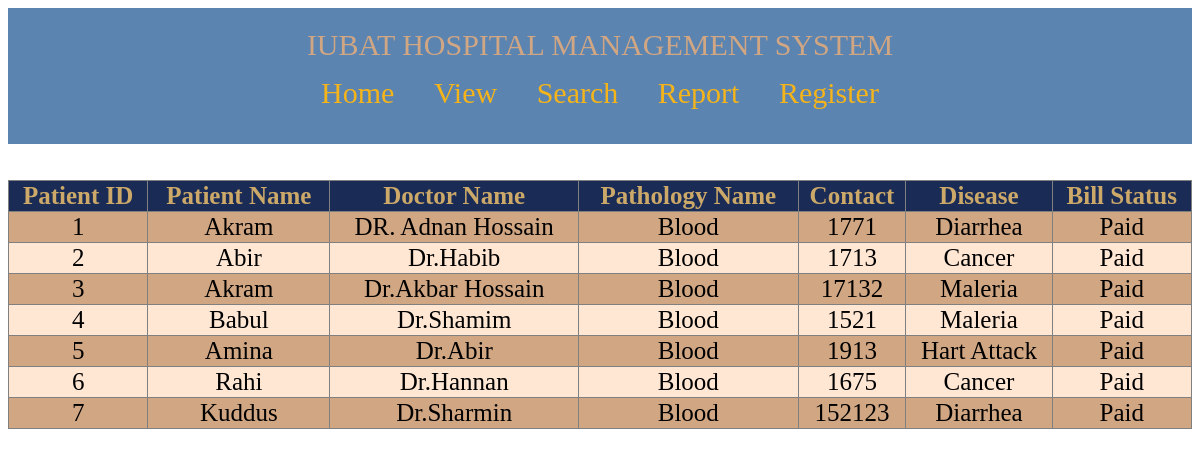
/hospital222/final.php, run on the app's committed database.
### tables this page shows
CREATE TABLE `tb_patient` (
  `P_ID` int(30) NOT NULL,
  `P_NAME` text NOT NULL,
  `Age` int(30) NOT NULL,
  `Contact` int(30) NOT NULL,
  `Address` varchar(30) NOT NULL,
  `Disease` text NOT NULL
);

CREATE TABLE `tb_doctor` (
  `D_ID` int(11) NOT NULL,
  `D_NAME` varchar(20) NOT NULL,
  `Contact` int(11) NOT NULL,
  `Designation` varchar(20) NOT NULL,
  `P_ID` int(11) NOT NULL
);

CREATE TABLE `tb_pathology` (
  `Sample_ID` int(30) NOT NULL,
  `Sample_Name` varchar(30) NOT NULL,
  `C_Date` date NOT NULL,
  `P_ID` int(30) NOT NULL
);

CREATE TABLE `tb_bill` (
  `Bill_ID` int(11) NOT NULL,
  `Bill_Status` text NOT NULL,
  `P_ID` int(11) NOT NULL
);

### hospital222/final.php (the view, shortened to what this page needs)
<!DOCTYPE html>
<html>
<head>
</head>
<body>
    <body>
    <div class="dd">
     IUBAT HOSPITAL MANAGEMENT SYSTEM <br>
     <li class="dropdown">
    <a  href="home1.php" class="dropbtn">Home</a>
    </li>
     <li class="dropdown">
    <a  href="javascript:void(0)" class="dropbtn">View</a>
  </li>
  <li class="dropdown">
    <a  href="javascript:void(0)" class="dropbtn">Search</a>
  </li>
  <li class="dropdown">
    <a  href="javascript:void(0)" class="dropbtn">Report</a>
  </li>
   <li class="dropdown">
    <a  href="javascript:void(0)" class="dropbtn">Register</a>
     </div> <br>
<article class="article">
    <br>
<?php
$servername = "localhost";
$username = "root";
$password = "";
$dbname = "db_hospital1";
$conn = mysqli_connect($servername, $username, $password, $dbname);
$sql = "SELECT a.P_ID,a.P_Name,b.D_Name,c.Sample_Name,a.Contact,a.Disease,d.Bill_Status FROM tb_patient a INNER JOIN tb_doctor b on a.P_ID= b.P_ID join tb_pathology c on a.P_ID=c.P_ID JOIN tb_bill d on  a.P_ID= d.P_ID";
$result = mysqli_query($conn, $sql);
if (mysqli_num_rows($result) > 0) {
    echo "<table border=1 id='myTable'>";
	echo "<tr><th>Patient ID</th><th>Patient Name</th><th>Doctor Name</th><th>Pathology Name</th><th>Contact</th><th>Disease</th><th>Bill Status</th></tr>";
    while($row = mysqli_fetch_assoc($result)) {
	echo "<tr>";
        echo "<td>". $row["P_ID"]. "</td><td>" . $row["P_Name"]. "</td><td>" . $row["D_Name"]. "</td><td>" . $row["Sample_Name"]."</td><td>".$row["Contact"]."</td><td>". $row["Disease"]. "</td><td>".$row["Bill_Status"]."</td>";
	echo "</tr>";
    }
echo "</table>";
} else {
    echo "0 results";
}
?>
</article>
</body>
</html>

### hospital222/final.php (style rules this page uses)
table { border-collapse: collapse; width: 100%; color: # font-family: monospace; font-size: 25px; text-align: center; }
th { background-color: #1A2C56; color: #CCA969; }
tr:nth-child(even) { background-color: #D1A683 }
tr:nth-child(odd) { background-color: #ffe7d4 }
.dd { padding: 20px; color: #D1A683; text-align:center; font-size: 30px; background-color: #5B84B1FF; }
li a, .dropbtn { display: inline-block; color: #F4B41A; text-align: center; padding: 14px 16px; text-decoration: none; }
li.dropdown { display: inline-block; }

### data on the page
tb_patient: P_ID "1", P_NAME "Akram", tb_doctor.D_NAME "DR. Adnan Hossain", tb_pathology.Sample_Name "Blood", Contact "1771", Disease "Diarrhea", tb_bill.Bill_Status "Paid"
tb_patient: P_ID "2", P_NAME "Abir", tb_doctor.D_NAME "Dr.Habib", tb_pathology.Sample_Name "Blood", Contact "1713", Disease "Cancer", tb_bill.Bill_Status "Paid"
tb_patient: P_ID "3", P_NAME "Akram", tb_doctor.D_NAME "Dr.Akbar Hossain", tb_pathology.Sample_Name "Blood", Contact "17132", Disease "Maleria", tb_bill.Bill_Status "Paid"
tb_patient: P_ID "4", P_NAME "Babul", tb_doctor.D_NAME "Dr.Shamim", tb_pathology.Sample_Name "Blood", Contact "1521", Disease "Maleria", tb_bill.Bill_Status "Paid"
tb_patient: P_ID "5", P_NAME "Amina", tb_doctor.D_NAME "Dr.Abir", tb_pathology.Sample_Name "Blood", Contact "1913", Disease "Hart Attack", tb_bill.Bill_Status "Paid"
tb_patient: P_ID "6", P_NAME "Rahi", tb_doctor.D_NAME "Dr.Hannan", tb_pathology.Sample_Name "Blood", Contact "1675", Disease "Cancer", tb_bill.Bill_Status "Paid"
tb_patient: P_ID "7", P_NAME "Kuddus", tb_doctor.D_NAME "Dr.Sharmin", tb_pathology.Sample_Name "Blood", Contact "152123", Disease "Diarrhea", tb_bill.Bill_Status "Paid"
